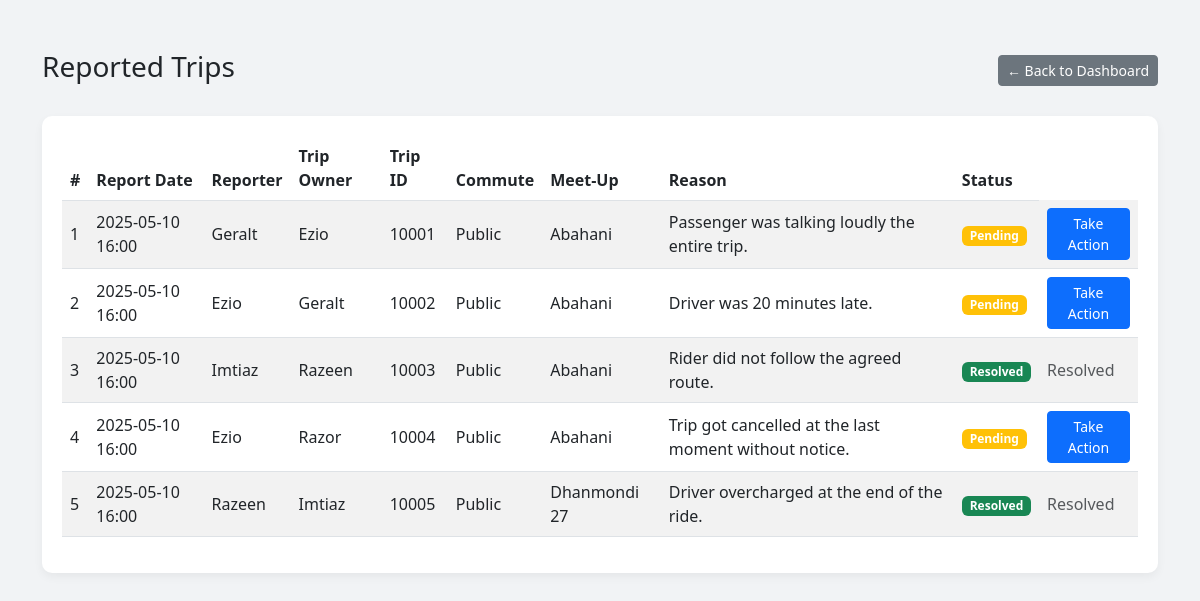
Page /backend/view_all_reports.php (signed in) on the earlier database version.
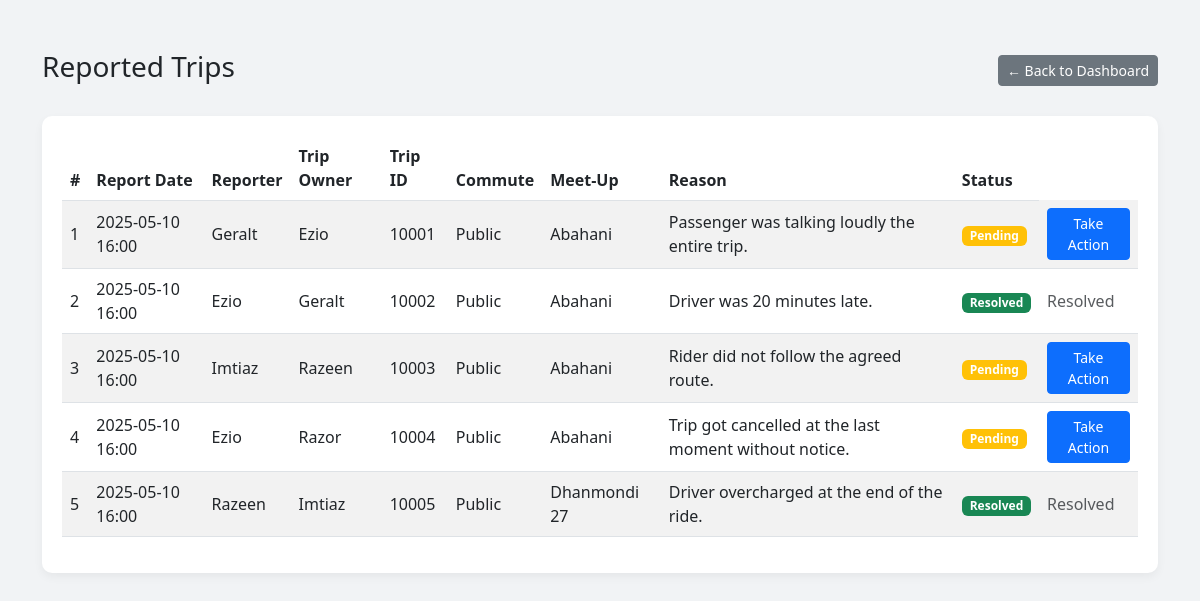
Same page on the later database version.
### tables this page shows
CREATE TABLE Reported_Trips (
    Report_ID INT AUTO_INCREMENT PRIMARY KEY,
    Trip_ID INT,
    Reporter_ID VARCHAR(20),
    Reason TEXT,
    Status VARCHAR(20) DEFAULT 'Pending',
    Report_Date TIMESTAMP DEFAULT CURRENT_TIMESTAMP,
    FOREIGN KEY (Trip_ID) REFERENCES Trips(Trip_ID) ON DELETE CASCADE,
    FOREIGN KEY (Reporter_ID) REFERENCES User(Student_ID) ON DELETE CASCADE
);

CREATE TABLE User (
    Student_ID VARCHAR(20) PRIMARY KEY,
    Name VARCHAR(100) NOT NULL,
    Gsuite_Email VARCHAR(100) UNIQUE NOT NULL,
    Scanned_ID VARCHAR(255),
    Semester VARCHAR(20),
    Department VARCHAR(50),
    Thana VARCHAR(50),
    Phone_Number VARCHAR(15),  
    Password VARCHAR(100) NOT NULL,
    Address VARCHAR(255),      
    Gender VARCHAR(10),        
    Profile_Pic VARCHAR(255)  
);

CREATE TABLE Trips (
    Trip_ID INT PRIMARY KEY AUTO_INCREMENT,
    Student_ID VARCHAR(20),
    where_loc VARCHAR(50),
    Capacity INT,
    Time TIME,
    Date DATE,
    Fare DECIMAL(5,2),
    Meet_up_location VARCHAR(100),
    Mode_of_Commute VARCHAR(30),
    trip_status VARCHAR(30),
    to_loc VARCHAR(50),
    Used_capacity INT,
    FOREIGN KEY (Student_ID) REFERENCES User(Student_ID) ON DELETE SET NULL,
    FOREIGN KEY (where_loc) REFERENCES Locations(area_locations) ON DELETE SET NULL,
    FOREIGN KEY (to_loc) REFERENCES Locations(area_locations) ON DELETE SET NULL
)AUTO_INCREMENT=10001;

### backend/view_all_reports.php (the view, shortened to what this page needs)
<?php
include 'db_connection.php';
$query = "
    SELECT rt.Report_ID, rt.Report_Date, rt.Status, rt.Reason,
           t.Trip_ID, t.Date AS Trip_Date, t.Mode_of_Commute, t.Meet_up_location,
           reporter.Name AS Reporter_Name,
           owner.Name AS Trip_Owner_Name
    FROM Reported_Trips rt
    JOIN Trips t ON rt.Trip_ID = t.Trip_ID
    JOIN User reporter ON rt.Reporter_ID = reporter.Student_ID
    JOIN User owner ON t.Student_ID = owner.Student_ID
    ORDER BY rt.Report_Date DESC
";
$result = mysqli_query($conn, $query);
?>
<!DOCTYPE html>
<html lang="en">
<head>
    <link href="https://cdn.jsdelivr.net/npm/bootstrap@5.3.0/dist/css/bootstrap.min.css" rel="stylesheet">
</head>
<body>
<div class="container">
    <div class="mb-4 d-flex justify-content-between align-items-center">
        <h3>Reported Trips</h3>
        <a href="admin_index.php" class="btn btn-secondary btn-sm">← Back to Dashboard</a>
    </div>
    <div class="report-card">
        <div class="table-responsive">
            <table class="table table-striped table-hover align-middle">
                <thead>
                    <tr>
                        <th>#</th>
                        <th>Report Date</th>
                        <th>Reporter</th>
                        <th>Trip Owner</th>
                        <th>Trip ID</th>
                        <th>Commute</th>
                        <th>Meet-Up</th>
                        <th>Reason</th>
                        <th>Status</th>
                    </tr>
                </thead>
                <tbody>
                    <?php while($row = mysqli_fetch_assoc($result)): ?>
                        <tr>
                            <td><?= $row['Report_ID'] ?></td>
                            <td><?= date('Y-m-d H:i', strtotime($row['Report_Date'])) ?></td>
                            <td><?= htmlspecialchars($row['Reporter_Name']) ?></td>
                            <td><?= htmlspecialchars($row['Trip_Owner_Name']) ?></td>
                            <td><?= $row['Trip_ID'] ?></td>
                            <td><?= $row['Mode_of_Commute'] ?></td>
                            <td><?= htmlspecialchars($row['Meet_up_location']) ?></td>
                            <td><?= htmlspecialchars($row['Reason']) ?></td>
                            <td>
                                <span class="badge bg-<?= $row['Status'] === 'Pending' ? 'warning' : 'success' ?>">
                                    <?= $row['Status'] ?>
                                </span>
                            </td>
                            <td>
                            <?php if ($row['Status'] === 'Pending'): ?>
                                <a href="send_notification.php?trip_id=<?= $row['Trip_ID'] ?>" class="btn btn-sm btn-primary">Take Action</a>
                            <?php else: ?>
                                <span class="text-muted">Resolved</span>
                            <?php endif; ?>
                            </td>
                        </tr>
                    <?php endwhile; ?>
                </tbody>
            </table>
        </div>
    </div>
</div>
</body>
</html>

### backend/view_all_reports.php (style rules this page uses)
body { background-color: #f1f3f5; font-family: 'Segoe UI', sans-serif; }
.container { margin-top: 50px; }
.table thead { background: linear-gradient(to right, #0d6efd, #6610f2); color: white; }
.report-card { background: white; padding: 20px; border-radius: 10px; box-shadow: 0 4px 10px rgba(0,0,0,0.05); }

Differences in the rows shown:
changed reported_trips "Driver was 20 minutes late.": Status "Pending" → "Resolved"; Status "Take Action" → "Resolved"
changed reported_trips "Rider did not follow the agreed route.": Status "Resolved" → "Pending"; Status "Resolved" → "Take Action"
